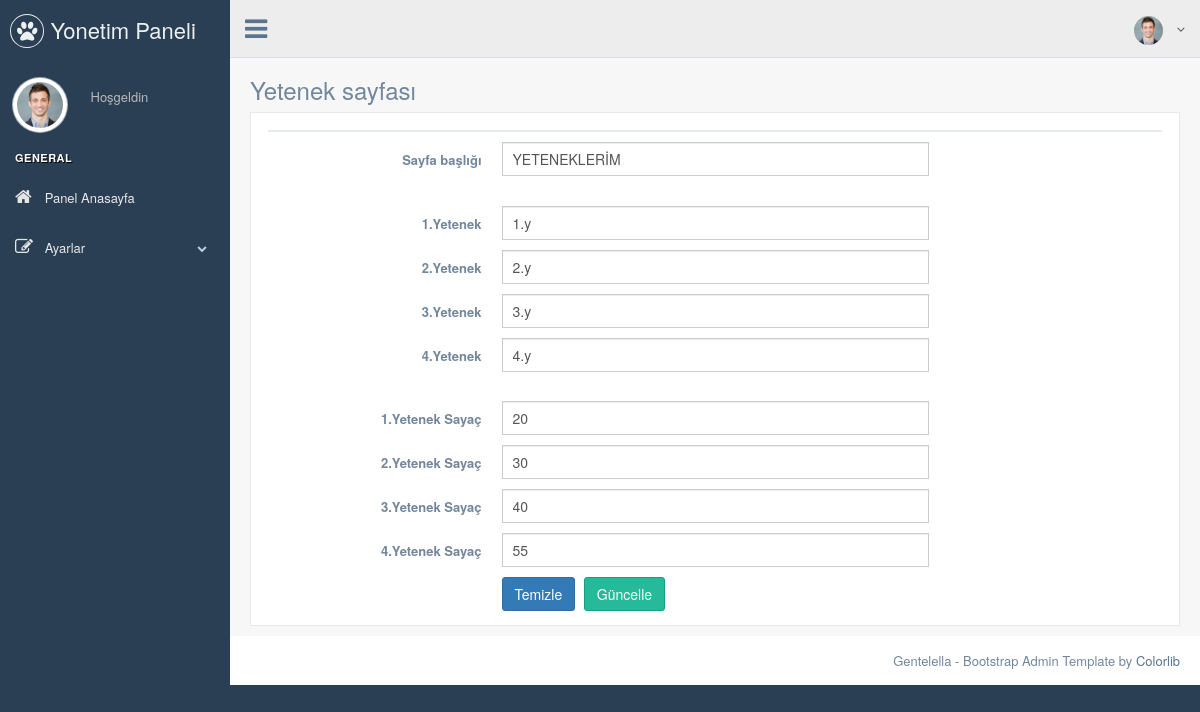
Before: /PP/nedmin/skill.php with the older database file.
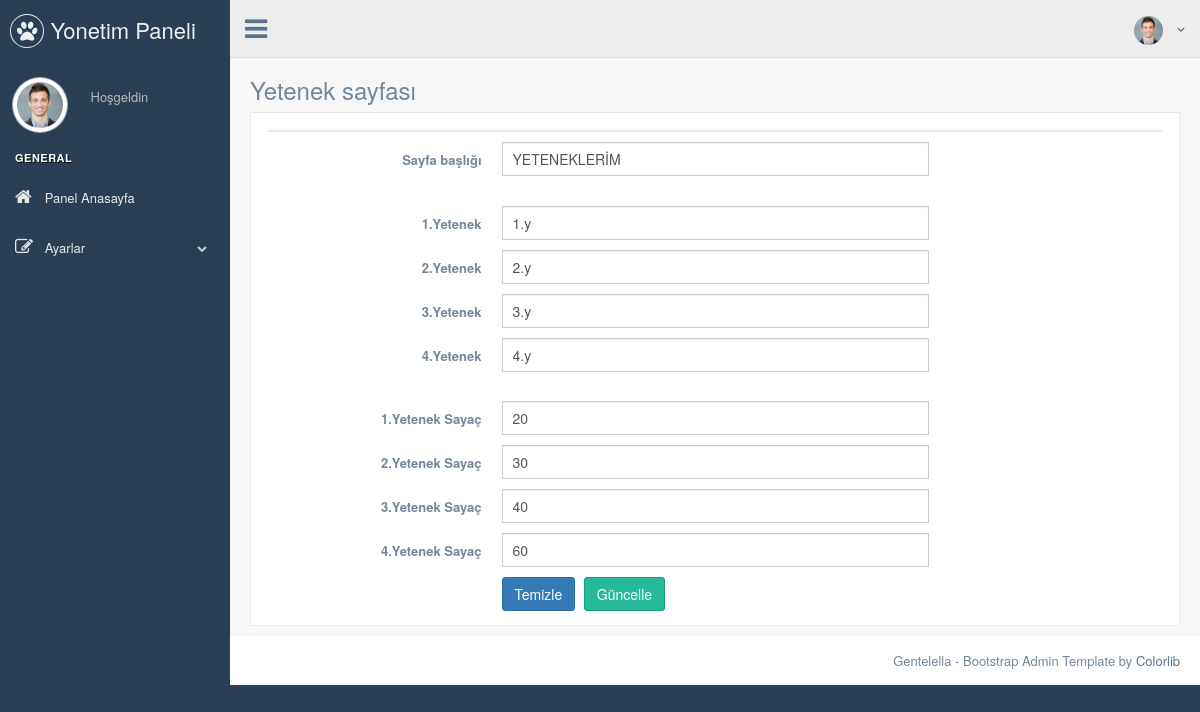
After: the same page with the newer database file.
### tables this page shows
CREATE TABLE `skills` (
  `skill_id` int(11) NOT NULL,
  `site_title` varchar(50) NOT NULL,
  `first_skill` varchar(50) NOT NULL,
  `second_skill` varchar(50) NOT NULL,
  `third_skill` varchar(50) NOT NULL,
  `fourth_skill` varchar(50) NOT NULL,
  `first_counter` varchar(10) NOT NULL,
  `second_counter` varchar(10) NOT NULL,
  `third_counter` varchar(10) NOT NULL,
  `fourth_counter` varchar(10) NOT NULL
);

### PP/nedmin/skill.php (the view, shortened to what the changed rows need)
<?php
include 'header.php';
$fetch_skill = $db->prepare("SELECT * FROM skills WHERE skill_id=1");
$fetch_skill->execute();
$fetch = $fetch_skill->fetch(PDO::FETCH_ASSOC);
?>
<div class="right_col" role="main">
          <div class="">
            <div class="row">
              <div class="col-md-12 col-sm-12 col-xs-12">
                <div class="x_panel">
                    <form class="form-horizontal form-label-left" action="process.php" method="POST">
                      <div class="item form-group">
                        <div class="col-md-6 col-sm-6 col-xs-12">
                          <input class="form-control col-md-7 col-xs-12" value="<?php echo $fetch['site_title']; ?>" name="site_title" required="required" type="text">
                        </div>
                      </div>
                      <br>
                      <div class="item form-group">
                        <div class="col-md-6 col-sm-6 col-xs-12">
                          <input type="text"  name="first_skill" value="<?php echo $fetch['first_skill']; ?>" required="required" class="form-control col-md-7 col-xs-12">
                        </div>
                      </div>
                      <div class="item form-group">
                        <div class="col-md-6 col-sm-6 col-xs-12">
                          <input type="text"  name="second_skill" value="<?php echo $fetch['second_skill']; ?>"  required="required" class="form-control col-md-7 col-xs-12">
                        </div>
                      </div>
                      <div class="item form-group">
                        <div class="col-md-6 col-sm-6 col-xs-12">
                          <input type="text"  name="third_skill"  value="<?php echo $fetch['third_skill']; ?>" required="required" class="form-control col-md-7 col-xs-12">
                        </div>
                      </div>
                      <div class="item form-group">
                        <div class="col-md-6 col-sm-6 col-xs-12">
                          <input type="text"  name="fourth_skill"  value="<?php echo $fetch['fourth_skill']; ?>"  required="required" class="form-control col-md-7 col-xs-12">
                        </div>
                      </div>
                        <br>
                      <div class="item form-group">
                        <div class="col-md-6 col-sm-6 col-xs-12">
                          <input type="text"  name="first_counter" value="<?php echo $fetch['first_counter']; ?>"  required="required" class="form-control col-md-7 col-xs-12">
                        </div>
                      </div>
                      <div class="item form-group">
                        <div class="col-md-6 col-sm-6 col-xs-12">
                          <input type="text"  name="second_counter"  value="<?php echo $fetch['second_counter']; ?>"  required="required" class="form-control col-md-7 col-xs-12">
                        </div>
                      </div>
                      <div class="item form-group">
                        <div class="col-md-6 col-sm-6 col-xs-12">
                          <input type="text"  name="third_counter"  value="<?php echo $fetch['third_counter']; ?>"  required="required" class="form-control col-md-7 col-xs-12">
                        </div>
                      </div>
                      <div class="item form-group">
                        <div class="col-md-6 col-sm-6 col-xs-12">
                          <input type="text"  name="fourth_counter" value="<?php echo $fetch['fourth_counter']; ?>"  required="required" class="form-control col-md-7 col-xs-12">
                        </div>
                      </div>
                      </div>
                </div>
              </div>
            </div>
          </div>
        </div>
</div>
<?php
include 'footer.php';
?>

Changed rows visible on the page:
changed skills "YETENEKLERİM": fourth_counter "55" → "60"
